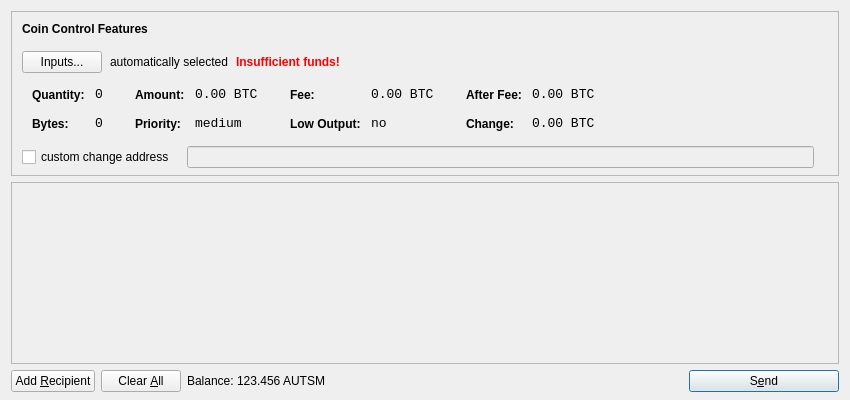
<?xml version="1.0" encoding="UTF-8"?>
<ui version="4.0">
 <class>SendCoinsDialog</class>
 <widget class="QDialog" name="SendCoinsDialog">
  <property name="geometry">
   <rect>
    <x>0</x>
    <y>0</y>
    <width>850</width>
    <height>400</height>
   </rect>
  </property>
  <property name="windowTitle">
   <string>Send Coins</string>
  </property>
  <layout class="QVBoxLayout" name="verticalLayout" stretch="0,1,0">
   <property name="bottomMargin">
    <number>8</number>
   </property>
   <item>
    <widget class="QFrame" name="frameCoinControl">
     <property name="sizePolicy">
      <sizepolicy hsizetype="Expanding" vsizetype="Expanding">
       <horstretch>0</horstretch>
       <verstretch>0</verstretch>
      </sizepolicy>
     </property>
     <property name="maximumSize">
      <size>
       <width>16777215</width>
       <height>16777215</height>
      </size>
     </property>
     <property name="frameShape">
      <enum>QFrame::StyledPanel</enum>
     </property>
     <property name="frameShadow">
      <enum>QFrame::Sunken</enum>
     </property>
     <layout class="QVBoxLayout" name="verticalLayoutCoinControl2">
      <property name="spacing">
       <number>-1</number>
      </property>
      <property name="leftMargin">
       <number>0</number>
      </property>
      <property name="topMargin">
       <number>0</number>
      </property>
      <property name="rightMargin">
       <number>0</number>
      </property>
      <property name="bottomMargin">
       <number>6</number>
      </property>
      <item>
       <layout class="QVBoxLayout" name="verticalLayoutCoinControl" stretch="0,0,0,0,1">
        <property name="spacing">
         <number>0</number>
        </property>
        <property name="leftMargin">
         <number>10</number>
        </property>
        <property name="topMargin">
         <number>10</number>
        </property>
        <item>
         <layout class="QHBoxLayout" name="horizontalLayoutCoinControl1">
          <property name="bottomMargin">
           <number>15</number>
          </property>
          <item>
           <widget class="QLabel" name="labelCoinControlFeatures">
            <property name="sizePolicy">
             <sizepolicy hsizetype="Preferred" vsizetype="Maximum">
              <horstretch>0</horstretch>
              <verstretch>0</verstretch>
             </sizepolicy>
            </property>
            <property name="font">
             <font>
              <weight>75</weight>
              <bold>true</bold>
             </font>
            </property>
            <property name="styleSheet">
             <string notr="true">font-weight:bold;</string>
            </property>
            <property name="text">
             <string>Coin Control Features</string>
            </property>
           </widget>
          </item>
         </layout>
        </item>
        <item>
         <layout class="QHBoxLayout" name="horizontalLayoutCoinControl2" stretch="0,0,0,0">
          <property name="spacing">
           <number>8</number>
          </property>
          <property name="bottomMargin">
           <number>10</number>
          </property>
          <item>
           <widget class="QPushButton" name="pushButtonCoinControl">
            <property name="styleSheet">
             <string notr="true"/>
            </property>
            <property name="text">
             <string>Inputs...</string>
            </property>
           </widget>
          </item>
          <item>
           <widget class="QLabel" name="labelCoinControlAutomaticallySelected">
            <property name="text">
             <string>automatically selected</string>
            </property>
            <property name="margin">
             <number>5</number>
            </property>
           </widget>
          </item>
          <item>
           <widget class="QLabel" name="labelCoinControlInsuffFunds">
            <property name="font">
             <font>
              <weight>75</weight>
              <bold>true</bold>
             </font>
            </property>
            <property name="styleSheet">
             <string notr="true">color:red;font-weight:bold;</string>
            </property>
            <property name="text">
             <string>Insufficient funds!</string>
            </property>
            <property name="margin">
             <number>5</number>
            </property>
           </widget>
          </item>
          <item>
           <spacer name="horizontalSpacerCoinControl">
            <property name="orientation">
             <enum>Qt::Horizontal</enum>
            </property>
            <property name="sizeHint" stdset="0">
             <size>
              <width>40</width>
              <height>1</height>
             </size>
            </property>
           </spacer>
          </item>
         </layout>
        </item>
        <item>
         <widget class="QWidget" name="widgetCoinControl" native="true">
          <property name="sizePolicy">
           <sizepolicy hsizetype="Preferred" vsizetype="Preferred">
            <horstretch>0</horstretch>
            <verstretch>0</verstretch>
           </sizepolicy>
          </property>
          <property name="minimumSize">
           <size>
            <width>0</width>
            <height>0</height>
           </size>
          </property>
          <property name="styleSheet">
           <string notr="true"/>
          </property>
          <layout class="QHBoxLayout" name="horizontalLayoutCoinControl5">
           <property name="margin">
            <number>0</number>
           </property>
           <item>
            <layout class="QHBoxLayout" name="horizontalLayoutCoinControl3" stretch="0,0,0,1">
             <property name="spacing">
              <number>20</number>
             </property>
             <property name="topMargin">
              <number>0</number>
             </property>
             <property name="bottomMargin">
              <number>10</number>
             </property>
             <item>
              <layout class="QFormLayout" name="formLayoutCoinControl1">
               <property name="horizontalSpacing">
                <number>10</number>
               </property>
               <property name="verticalSpacing">
                <number>14</number>
               </property>
               <property name="leftMargin">
                <number>10</number>
               </property>
               <property name="topMargin">
                <number>4</number>
               </property>
               <property name="rightMargin">
                <number>6</number>
               </property>
               <item row="0" column="0">
                <widget class="QLabel" name="labelCoinControlQuantityText">
                 <property name="styleSheet">
                  <string notr="true">font-weight:bold;</string>
                 </property>
                 <property name="text">
                  <string>Quantity:</string>
                 </property>
                 <property name="margin">
                  <number>0</number>
                 </property>
                </widget>
               </item>
               <item row="0" column="1">
                <widget class="QLabel" name="labelCoinControlQuantity">
                 <property name="font">
                  <font>
                   <family>Monospace</family>
                   <pointsize>10</pointsize>
                  </font>
                 </property>
                 <property name="cursor">
                  <cursorShape>IBeamCursor</cursorShape>
                 </property>
                 <property name="contextMenuPolicy">
                  <enum>Qt::ActionsContextMenu</enum>
                 </property>
                 <property name="text">
                  <string notr="true">0</string>
                 </property>
                 <property name="margin">
                  <number>0</number>
                 </property>
                 <property name="textInteractionFlags">
                  <set>Qt::LinksAccessibleByMouse|Qt::TextSelectableByKeyboard|Qt::TextSelectableByMouse</set>
                 </property>
                </widget>
               </item>
               <item row="1" column="0">
                <widget class="QLabel" name="labelCoinControlBytesText">
                 <property name="styleSheet">
                  <string notr="true">font-weight:bold;</string>
                 </property>
                 <property name="text">
                  <string>Bytes:</string>
                 </property>
                </widget>
               </item>
               <item row="1" column="1">
                <widget class="QLabel" name="labelCoinControlBytes">
                 <property name="font">
                  <font>
                   <family>Monospace</family>
                   <pointsize>10</pointsize>
                  </font>
                 </property>
                 <property name="cursor">
                  <cursorShape>IBeamCursor</cursorShape>
                 </property>
                 <property name="contextMenuPolicy">
                  <enum>Qt::ActionsContextMenu</enum>
                 </property>
                 <property name="text">
                  <string notr="true">0</string>
                 </property>
                 <property name="textInteractionFlags">
                  <set>Qt::LinksAccessibleByMouse|Qt::TextSelectableByKeyboard|Qt::TextSelectableByMouse</set>
                 </property>
                </widget>
               </item>
              </layout>
             </item>
             <item>
              <layout class="QFormLayout" name="formLayoutCoinControl2">
               <property name="horizontalSpacing">
                <number>10</number>
               </property>
               <property name="verticalSpacing">
                <number>14</number>
               </property>
               <property name="leftMargin">
                <number>6</number>
               </property>
               <property name="topMargin">
                <number>4</number>
               </property>
               <property name="rightMargin">
                <number>6</number>
               </property>
               <item row="0" column="0">
                <widget class="QLabel" name="labelCoinControlAmountText">
                 <property name="styleSheet">
                  <string notr="true">font-weight:bold;</string>
                 </property>
                 <property name="text">
                  <string>Amount:</string>
                 </property>
                 <property name="margin">
                  <number>0</number>
                 </property>
                </widget>
               </item>
               <item row="0" column="1">
                <widget class="QLabel" name="labelCoinControlAmount">
                 <property name="font">
                  <font>
                   <family>Monospace</family>
                   <pointsize>10</pointsize>
                  </font>
                 </property>
                 <property name="cursor">
                  <cursorShape>IBeamCursor</cursorShape>
                 </property>
                 <property name="contextMenuPolicy">
                  <enum>Qt::ActionsContextMenu</enum>
                 </property>
                 <property name="text">
                  <string notr="true">0.00 BTC</string>
                 </property>
                 <property name="textInteractionFlags">
                  <set>Qt::LinksAccessibleByMouse|Qt::TextSelectableByKeyboard|Qt::TextSelectableByMouse</set>
                 </property>
                </widget>
               </item>
               <item row="1" column="0">
                <widget class="QLabel" name="labelCoinControlPriorityText">
                 <property name="styleSheet">
                  <string notr="true">font-weight:bold;</string>
                 </property>
                 <property name="text">
                  <string>Priority:</string>
                 </property>
                </widget>
               </item>
               <item row="1" column="1">
                <widget class="QLabel" name="labelCoinControlPriority">
                 <property name="font">
                  <font>
                   <family>Monospace</family>
                   <pointsize>10</pointsize>
                  </font>
                 </property>
                 <property name="cursor">
                  <cursorShape>IBeamCursor</cursorShape>
                 </property>
                 <property name="contextMenuPolicy">
                  <enum>Qt::ActionsContextMenu</enum>
                 </property>
                 <property name="text">
                  <string>medium</string>
                 </property>
                 <property name="textInteractionFlags">
                  <set>Qt::LinksAccessibleByMouse|Qt::TextSelectableByKeyboard|Qt::TextSelectableByMouse</set>
                 </property>
                </widget>
               </item>
              </layout>
             </item>
             <item>
              <layout class="QFormLayout" name="formLayoutCoinControl3">
               <property name="horizontalSpacing">
                <number>10</number>
               </property>
               <property name="verticalSpacing">
                <number>14</number>
               </property>
               <property name="leftMargin">
                <number>6</number>
               </property>
               <property name="topMargin">
                <number>4</number>
               </property>
               <property name="rightMargin">
                <number>6</number>
               </property>
               <item row="0" column="0">
                <widget class="QLabel" name="labelCoinControlFeeText">
                 <property name="styleSheet">
                  <string notr="true">font-weight:bold;</string>
                 </property>
                 <property name="text">
                  <string>Fee:</string>
                 </property>
                 <property name="margin">
                  <number>0</number>
                 </property>
                </widget>
               </item>
               <item row="0" column="1">
                <widget class="QLabel" name="labelCoinControlFee">
                 <property name="font">
                  <font>
                   <family>Monospace</family>
                   <pointsize>10</pointsize>
                  </font>
                 </property>
                 <property name="cursor">
                  <cursorShape>IBeamCursor</cursorShape>
                 </property>
                 <property name="contextMenuPolicy">
                  <enum>Qt::ActionsContextMenu</enum>
                 </property>
                 <property name="text">
                  <string notr="true">0.00 BTC</string>
                 </property>
                 <property name="textInteractionFlags">
                  <set>Qt::LinksAccessibleByMouse|Qt::TextSelectableByKeyboard|Qt::TextSelectableByMouse</set>
                 </property>
                </widget>
               </item>
               <item row="1" column="0">
                <widget class="QLabel" name="labelCoinControlLowOutputText">
                 <property name="styleSheet">
                  <string notr="true">font-weight:bold;</string>
                 </property>
                 <property name="text">
                  <string>Low Output:</string>
                 </property>
                </widget>
               </item>
               <item row="1" column="1">
                <widget class="QLabel" name="labelCoinControlLowOutput">
                 <property name="font">
                  <font>
                   <family>Monospace</family>
                   <pointsize>10</pointsize>
                  </font>
                 </property>
                 <property name="cursor">
                  <cursorShape>IBeamCursor</cursorShape>
                 </property>
                 <property name="contextMenuPolicy">
                  <enum>Qt::ActionsContextMenu</enum>
                 </property>
                 <property name="text">
                  <string>no</string>
                 </property>
                 <property name="textInteractionFlags">
                  <set>Qt::LinksAccessibleByMouse|Qt::TextSelectableByKeyboard|Qt::TextSelectableByMouse</set>
                 </property>
                </widget>
               </item>
              </layout>
             </item>
             <item>
              <layout class="QFormLayout" name="formLayoutCoinControl4">
               <property name="horizontalSpacing">
                <number>10</number>
               </property>
               <property name="verticalSpacing">
                <number>14</number>
               </property>
               <property name="leftMargin">
                <number>6</number>
               </property>
               <property name="topMargin">
                <number>4</number>
               </property>
               <property name="rightMargin">
                <number>6</number>
               </property>
               <item row="0" column="0">
                <widget class="QLabel" name="labelCoinControlAfterFeeText">
                 <property name="styleSheet">
                  <string notr="true">font-weight:bold;</string>
                 </property>
                 <property name="text">
                  <string>After Fee:</string>
                 </property>
                 <property name="margin">
                  <number>0</number>
                 </property>
                </widget>
               </item>
               <item row="0" column="1">
                <widget class="QLabel" name="labelCoinControlAfterFee">
                 <property name="font">
                  <font>
                   <family>Monospace</family>
                   <pointsize>10</pointsize>
                  </font>
                 </property>
                 <property name="cursor">
                  <cursorShape>IBeamCursor</cursorShape>
                 </property>
                 <property name="contextMenuPolicy">
                  <enum>Qt::ActionsContextMenu</enum>
                 </property>
                 <property name="text">
                  <string notr="true">0.00 BTC</string>
                 </property>
                 <property name="textInteractionFlags">
                  <set>Qt::LinksAccessibleByMouse|Qt::TextSelectableByKeyboard|Qt::TextSelectableByMouse</set>
                 </property>
                </widget>
               </item>
               <item row="1" column="0">
                <widget class="QLabel" name="labelCoinControlChangeText">
                 <property name="styleSheet">
                  <string notr="true">font-weight:bold;</string>
                 </property>
                 <property name="text">
                  <string>Change:</string>
                 </property>
                </widget>
               </item>
               <item row="1" column="1">
                <widget class="QLabel" name="labelCoinControlChange">
                 <property name="font">
                  <font>
                   <family>Monospace</family>
                   <pointsize>10</pointsize>
                  </font>
                 </property>
                 <property name="cursor">
                  <cursorShape>IBeamCursor</cursorShape>
                 </property>
                 <property name="contextMenuPolicy">
                  <enum>Qt::ActionsContextMenu</enum>
                 </property>
                 <property name="text">
                  <string notr="true">0.00 BTC</string>
                 </property>
                 <property name="textInteractionFlags">
                  <set>Qt::LinksAccessibleByMouse|Qt::TextSelectableByKeyboard|Qt::TextSelectableByMouse</set>
                 </property>
                </widget>
               </item>
              </layout>
             </item>
            </layout>
           </item>
          </layout>
         </widget>
        </item>
        <item>
         <layout class="QHBoxLayout" name="horizontalLayoutCoinControl4" stretch="0,0,0">
          <property name="spacing">
           <number>12</number>
          </property>
          <property name="sizeConstraint">
           <enum>QLayout::SetDefaultConstraint</enum>
          </property>
          <property name="topMargin">
           <number>5</number>
          </property>
          <property name="rightMargin">
           <number>5</number>
          </property>
          <item>
           <widget class="QCheckBox" name="checkBoxCoinControlChange">
            <property name="text">
             <string>custom change address</string>
            </property>
           </widget>
          </item>
          <item>
           <widget class="QLineEdit" name="lineEditCoinControlChange">
            <property name="enabled">
             <bool>false</bool>
            </property>
            <property name="sizePolicy">
             <sizepolicy hsizetype="Expanding" vsizetype="Fixed">
              <horstretch>0</horstretch>
              <verstretch>0</verstretch>
             </sizepolicy>
            </property>
           </widget>
          </item>
          <item>
           <widget class="QLabel" name="labelCoinControlChangeLabel">
            <property name="sizePolicy">
             <sizepolicy hsizetype="Preferred" vsizetype="Expanding">
              <horstretch>0</horstretch>
              <verstretch>0</verstretch>
             </sizepolicy>
            </property>
            <property name="minimumSize">
             <size>
              <width>0</width>
              <height>0</height>
             </size>
            </property>
            <property name="text">
             <string/>
            </property>
            <property name="margin">
             <number>3</number>
            </property>
           </widget>
          </item>
         </layout>
        </item>
        <item>
         <spacer name="verticalSpacerCoinControl">
          <property name="orientation">
           <enum>Qt::Vertical</enum>
          </property>
          <property name="sizeHint" stdset="0">
           <size>
            <width>800</width>
            <height>1</height>
           </size>
          </property>
         </spacer>
        </item>
       </layout>
      </item>
     </layout>
    </widget>
   </item>
   <item>
    <widget class="QScrollArea" name="scrollArea">
     <property name="widgetResizable">
      <bool>true</bool>
     </property>
     <widget class="QWidget" name="scrollAreaWidgetContents">
      <property name="geometry">
       <rect>
        <x>0</x>
        <y>0</y>
        <width>830</width>
        <height>165</height>
       </rect>
      </property>
      <layout class="QVBoxLayout" name="verticalLayout_2">
       <property name="margin">
        <number>0</number>
       </property>
       <item>
        <layout class="QVBoxLayout" name="entries">
         <property name="spacing">
          <number>6</number>
         </property>
        </layout>
       </item>
       <item>
        <spacer name="verticalSpacer">
         <property name="orientation">
          <enum>Qt::Vertical</enum>
         </property>
         <property name="sizeHint" stdset="0">
          <size>
           <width>20</width>
           <height>40</height>
          </size>
         </property>
        </spacer>
       </item>
      </layout>
     </widget>
    </widget>
   </item>
   <item>
    <layout class="QHBoxLayout" name="horizontalLayout">
     <item>
      <widget class="QPushButton" name="addButton">
       <property name="toolTip">
        <string>Send to multiple recipients at once</string>
       </property>
       <property name="text">
        <string>Add &amp;Recipient</string>
       </property>
       <property name="icon">
        <iconset resource="../bitcoin.qrc">
         <normaloff>:/icons/add</normaloff>:/icons/add</iconset>
       </property>
       <property name="autoDefault">
        <bool>false</bool>
       </property>
      </widget>
     </item>
     <item>
      <widget class="QPushButton" name="clearButton">
       <property name="sizePolicy">
        <sizepolicy hsizetype="Minimum" vsizetype="Fixed">
         <horstretch>0</horstretch>
         <verstretch>0</verstretch>
        </sizepolicy>
       </property>
       <property name="toolTip">
        <string>Remove all transaction fields</string>
       </property>
       <property name="text">
        <string>Clear &amp;All</string>
       </property>
       <property name="icon">
        <iconset resource="../bitcoin.qrc">
         <normaloff>:/icons/remove</normaloff>:/icons/remove</iconset>
       </property>
       <property name="autoRepeatDelay">
        <number>300</number>
       </property>
       <property name="autoDefault">
        <bool>false</bool>
       </property>
      </widget>
     </item>
     <item>
      <layout class="QHBoxLayout" name="horizontalLayout_2">
       <property name="spacing">
        <number>3</number>
       </property>
       <item>
        <widget class="QLabel" name="label">
         <property name="text">
          <string>Balance:</string>
         </property>
        </widget>
       </item>
       <item>
        <widget class="QLabel" name="labelBalance">
         <property name="cursor">
          <cursorShape>IBeamCursor</cursorShape>
         </property>
         <property name="text">
          <string>123.456 AUTSM</string>
         </property>
         <property name="textInteractionFlags">
          <set>Qt::LinksAccessibleByMouse|Qt::TextSelectableByKeyboard|Qt::TextSelectableByMouse</set>
         </property>
        </widget>
       </item>
      </layout>
     </item>
     <item>
      <spacer name="horizontalSpacer">
       <property name="orientation">
        <enum>Qt::Horizontal</enum>
       </property>
       <property name="sizeHint" stdset="0">
        <size>
         <width>40</width>
         <height>20</height>
        </size>
       </property>
      </spacer>
     </item>
     <item>
      <widget class="QPushButton" name="sendButton">
       <property name="minimumSize">
        <size>
         <width>150</width>
         <height>0</height>
        </size>
       </property>
       <property name="toolTip">
        <string>Confirm the send action</string>
       </property>
       <property name="text">
        <string>S&amp;end</string>
       </property>
       <property name="icon">
        <iconset resource="../bitcoin.qrc">
         <normaloff>:/icons/send</normaloff>:/icons/send</iconset>
       </property>
       <property name="default">
        <bool>true</bool>
       </property>
      </widget>
     </item>
    </layout>
   </item>
  </layout>
 </widget>
 <resources>
  <include location="../bitcoin.qrc"/>
 </resources>
 <connections/>
</ui>
